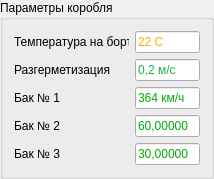
           <widget class="QGroupBox" name="groupBox_4">
            <property name="maximumSize">
             <size>
              <width>214</width>
              <height>16777215</height>
             </size>
            </property>
            <property name="title">
             <string>Параметры коробля</string>
            </property>
            <layout class="QVBoxLayout" name="verticalLayout_10">
             <item>
              <layout class="QHBoxLayout" name="horizontalLayout_14">
               <item>
                <widget class="QLabel" name="label_10">
                 <property name="minimumSize">
                  <size>
                   <width>115</width>
                   <height>0</height>
                  </size>
                 </property>
                 <property name="text">
                  <string>Температура на борту</string>
                 </property>
                </widget>
               </item>
               <item>
                <widget class="QLineEdit" name="lineEdit_10">
                 <property name="styleSheet">
                  <string notr="true">color: rgb(255, 170, 0);</string>
                 </property>
                 <property name="text">
                  <string>22 C</string>
                 </property>
                 <property name="readOnly">
                  <bool>true</bool>
                 </property>
                </widget>
               </item>
              </layout>
             </item>
             <item>
              <layout class="QHBoxLayout" name="horizontalLayout_15">
               <item>
                <widget class="QLabel" name="label_11">
                 <property name="minimumSize">
                  <size>
                   <width>115</width>
                   <height>0</height>
                  </size>
                 </property>
                 <property name="text">
                  <string>Разгерметизация</string>
                 </property>
                </widget>
               </item>
               <item>
                <widget class="QLineEdit" name="lineEdit_11">
                 <property name="styleSheet">
                  <string notr="true">color: rgb(27, 180, 70);</string>
                 </property>
                 <property name="text">
                  <string>0,2 м/с</string>
                 </property>
                 <property name="readOnly">
                  <bool>true</bool>
                 </property>
                </widget>
               </item>
              </layout>
             </item>
             <item>
              <layout class="QHBoxLayout" name="horizontalLayout_16">
               <item>
                <widget class="QLabel" name="label_12">
                 <property name="minimumSize">
                  <size>
                   <width>115</width>
                   <height>0</height>
                  </size>
                 </property>
                 <property name="text">
                  <string>Бак № 1</string>
                 </property>
                </widget>
               </item>
               <item>
                <widget class="QLineEdit" name="lineEdit_12">
                 <property name="styleSheet">
                  <string notr="true">color: rgb(0, 170, 0);</string>
                 </property>
                 <property name="text">
                  <string>364 км/ч</string>
                 </property>
                 <property name="readOnly">
                  <bool>true</bool>
                 </property>
                </widget>
               </item>
              </layout>
             </item>
             <item>
              <layout class="QHBoxLayout" name="horizontalLayout_17">
               <item>
                <widget class="QLabel" name="label_13">
                 <property name="minimumSize">
                  <size>
                   <width>115</width>
                   <height>0</height>
                  </size>
                 </property>
                 <property name="text">
                  <string>Бак № 2</string>
                 </property>
                </widget>
               </item>
               <item>
                <widget class="QLineEdit" name="lineEdit_13">
                 <property name="styleSheet">
                  <string notr="true">color: rgb(0, 170, 0);</string>
                 </property>
                 <property name="text">
                  <string>60,00000</string>
                 </property>
                 <property name="readOnly">
                  <bool>true</bool>
                 </property>
                </widget>
               </item>
              </layout>
             </item>
             <item>
              <layout class="QHBoxLayout" name="horizontalLayout_18">
               <item>
                <widget class="QLabel" name="label_14">
                 <property name="minimumSize">
                  <size>
                   <width>115</width>
                   <height>0</height>
                  </size>
                 </property>
                 <property name="text">
                  <string>Бак № 3</string>
                 </property>
                </widget>
               </item>
               <item>
                <widget class="QLineEdit" name="lineEdit_14">
                 <property name="styleSheet">
                  <string notr="true">color: rgb(0, 170, 0);</string>
                 </property>
                 <property name="text">
                  <string>30,00000</string>
                 </property>
                 <property name="readOnly">
                  <bool>true</bool>
                 </property>
                </widget>
               </item>
              </layout>
             </item>
            </layout>
           </widget>
